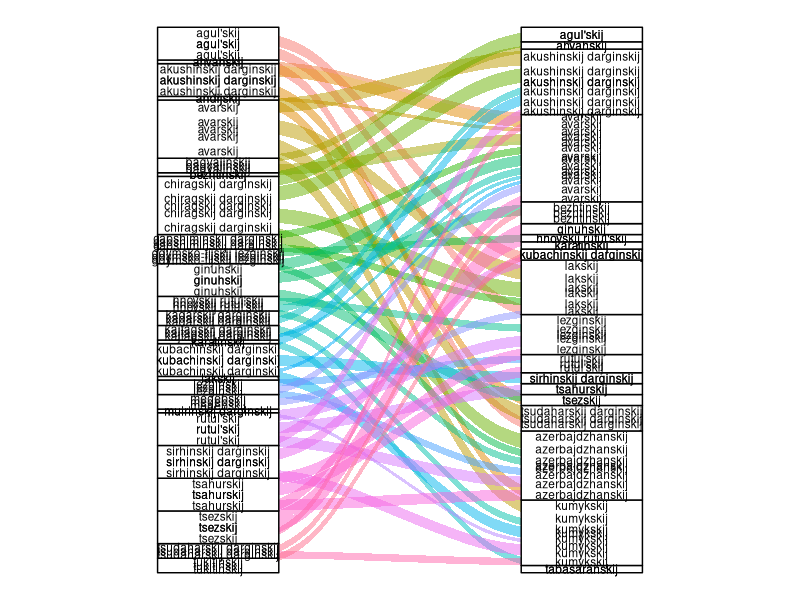

Generate this figure with R:
library(tidyverse)
library(ggalluvial)

theme_set(theme_void())

data <- read.csv('data/edges.csv')

data %>%
  filter(weight > 0) %>%
  group_by(source) %>%
  mutate(source_count = n()) %>%
  filter(weight > 0) %>%
  mutate(source = factor(source),
         target = factor(target)) %>%
  ggplot(aes(axis1 = source, axis2 = target, y = source_count)) +
  geom_alluvium(aes(fill = source), width = 1/12) +
  geom_stratum(width = 1/3) +
  geom_text(stat = 'stratum', aes(label = after_stat(stratum)), size = 3) +
  geom_text(stat = 'alluvium', aes(label = after_stat(stratum)), size = 3) +
  scale_x_discrete(limits = c('source', 'target')) +
  theme(legend.position = 'none')
